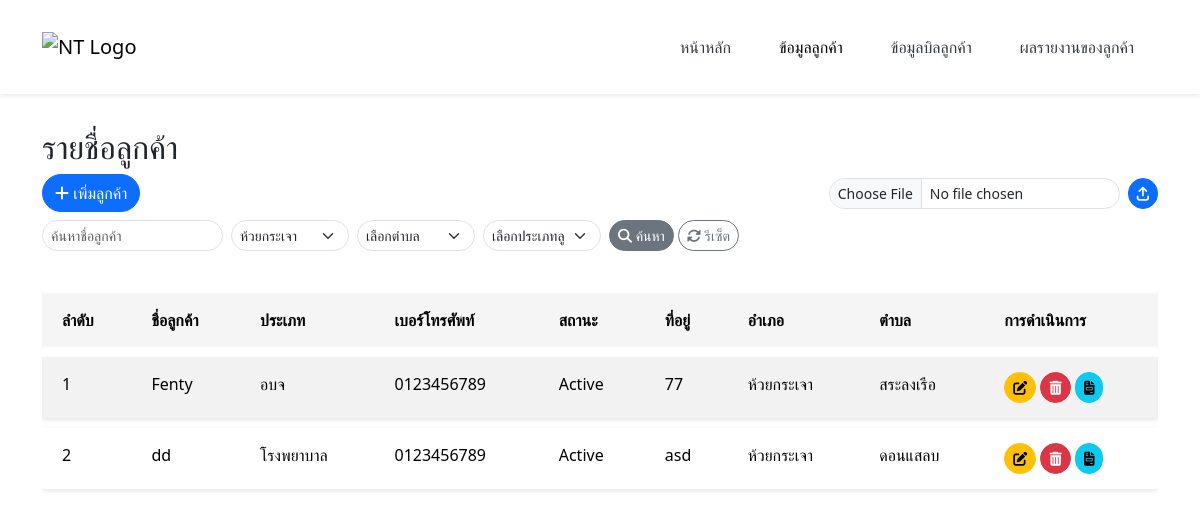
The app's page /page/customer.php?filter_amphure=7113 with its own data.
### tables this page shows
CREATE TABLE `customer` (
  `customer_id` int(11) NOT NULL,
  `customer_name` char(100) DEFAULT NULL,
  `customer_type` enum('เทศบาลเมือง','เทศบาลตำบล','อบจ','อบต','บริษัทเอกชน','โรงพยาบาล','วัด','มูลนิธิ','โรงเรียนประถม','โรงเรียนมัธยม','โรงเรียนเอกชน','วิทยาลัย','มหาวิทยาลัย') DEFAULT NULL,
  `customer_phone` varchar(255) DEFAULT NULL,
  `customer_status` enum('Active','Inactive') DEFAULT NULL,
  `address_id` int(11) DEFAULT NULL,
  `create_at` datetime DEFAULT current_timestamp(),
  `update_at` date NOT NULL
);

CREATE TABLE `address` (
  `address_id` int(11) NOT NULL,
  `address_text` text DEFAULT NULL,
  `amphure_id` int(11) DEFAULT NULL,
  `thambon_id` int(11) DEFAULT NULL
);

CREATE TABLE `amphure` (
  `amphure_id` int(11) NOT NULL,
  `amphure_name` varchar(255) DEFAULT NULL,
  `province_id` int(11) DEFAULT NULL
);

CREATE TABLE `thambon` (
  `thambon_id` int(11) NOT NULL,
  `thambon_name` varchar(255) DEFAULT NULL,
  `zip_code` varchar(10) DEFAULT NULL,
  `amphure_id` int(11) DEFAULT NULL
);

### functions/customer_functions.php (called while the page is built, shortened)
<?php
function getCustomers($pdo, $filters = []) {
    $query = "
        SELECT c.customer_id, c.customer_name, c.customer_type, c.customer_phone, c.customer_status,
               c.create_at, c.update_at, a.address_text, a.amphure_id, a.thambon_id,
               am.amphure_name, t.thambon_name
        FROM customer c
        JOIN address a ON c.address_id = a.address_id
        JOIN amphure am ON a.amphure_id = am.amphure_id
        JOIN thambon t ON a.thambon_id = t.thambon_id
        WHERE 1=1
    ";
    $params = [];
    if (!empty($filters['filter_amphure'])) {
        $query .= " AND a.amphure_id = :amphure_id";
        $params[':amphure_id'] = $filters['filter_amphure'];
    }
    $query .= " ORDER BY c.customer_id";
    $stmt = $pdo->prepare($query);
    $stmt->execute($params);
    return $stmt->fetchAll(PDO::FETCH_ASSOC);
}
function getAmphures($pdo) {
    $stmt = $pdo->prepare("SELECT amphure_id, amphure_name FROM amphure ORDER BY amphure_name ASC");
    $stmt->execute();
    return $stmt->fetchAll(PDO::FETCH_ASSOC);
}
?>

### page/customer.php (the view, shortened to what this page needs)
<?php
require_once '../config/condb.php';
require_once '../functions/customer_functions.php';
$filters = [
  'search_name' => $_GET['search_name'] ?? null,
  'filter_amphure' => $_GET['filter_amphure'] ?? null,
  'filter_thambon' => $_GET['filter_thambon'] ?? null,
  'filter_customer_type' => $_GET['filter_customer_type'] ?? null
];
$customers = getCustomers($pdo, $filters);
$amphures = getAmphures($pdo);
?>
<!DOCTYPE html>
<html lang="en">
<head>
    <link rel="stylesheet" href="https://cdnjs.cloudflare.com/ajax/libs/font-awesome/6.4.2/css/all.min.css">
    <link href="https://cdn.jsdelivr.net/npm/bootstrap@5.3.3/dist/css/bootstrap.min.css" rel="stylesheet">
    <?php include '../components/header.php'; ?>
</head>
<body>
<div class="container mt-5">
    <h2>รายชื่อลูกค้า</h2>
    <div class="mb-3 d-flex flex-wrap justify-content-between align-items-center gap-2">
        <div>
            <button class="btn btn-primary rounded-pill" data-bs-toggle="modal" data-bs-target="#customerModal">
                <i class="fas fa-plus"></i> เพิ่มลูกค้า
            </button>
        </div>
        <form action="" method="post" enctype="multipart/form-data" class="d-flex align-items-center gap-2">
    <input type="file" name="excel" class="form-control form-control-sm rounded-pill" id="excelFile" accept=".xls, .xlsx" required>
    <button type="submit" name="import" class="btn btn-primary btn-sm rounded-pill">
        <i class="fa-solid fa-arrow-up-from-bracket"></i>
    </button>
</form>
        <div class="mb-3">
            <form method="get" class="row gx-2 gy-2 align-items-center">
                <div class="col-md-3">
                    <input type="text" name="search_name" class="form-control form-control-sm rounded-pill" placeholder="ค้นหาชื่อลูกค้า" value="<?php echo htmlspecialchars($filters['search_name'] ?? ''); ?>">
                </div>
                <div class="col-md-2">
                    <select name="filter_amphure" class="form-select form-select-sm rounded-pill" id="filterAmphure">
                        <?php foreach($amphures as $amphure): ?>
                            <option value="<?php echo htmlspecialchars($amphure['amphure_id']); ?>" <?php echo (isset($filters['filter_amphure']) && $filters['filter_amphure'] == $amphure['amphure_id']) ? 'selected' : ''; ?>>
                                <?php echo htmlspecialchars($amphure['amphure_name']); ?>
                            </option>
                        <?php endforeach; ?>
                    </select>
                </div>
                <div class="col-md-2">
                    <select name="filter_thambon" class="form-select form-select-sm rounded-pill" id="filterThambon">
                        <option value="">เลือกตำบล</option>
                    </select>
                </div>
                <div class="col-md-2">
                    <select name="filter_customer_type" class="form-select form-select-sm rounded-pill" id="filterCustomerType">
                        <option value="">เลือกประเภทลูกค้า</option>
                    </select>
                </div>
                <div class="col-md-auto">
                    <button type="submit" class="btn btn-secondary btn-sm rounded-pill">
                        <i class="fas fa-search"></i> ค้นหา
                    </button>
                    <a href="customer.php" class="btn btn-outline-secondary btn-sm rounded-pill">
                        <i class="fas fa-sync-alt"></i> รีเซ็ต
                    </a>
                </div>
            </form>
        </div>
    </div>
    <table class="table table-striped custom-table">
        <thead>
        <tr>
            <th>ลำดับ</th>
            <th>ชื่อลูกค้า</th>
            <th>ประเภท</th>
            <th>เบอร์โทรศัพท์</th>
            <th>สถานะ</th>
            <th>ที่อยู่</th>
            <th>อำเภอ</th>
            <th>ตำบล</th>
            <th>การดำเนินการ</th>
        </tr>
        </thead>
        <tbody>
        <?php foreach($customers as $index => $customer): ?>
            <tr>
                <td><?php echo $index + 1; ?></td>
                <td><?php echo htmlspecialchars($customer['customer_name']); ?></td>
                <td><?php echo htmlspecialchars($customer['customer_type']); ?></td>
                <td><?php echo htmlspecialchars($customer['customer_phone']); ?></td>
                <td><?php echo htmlspecialchars($customer['customer_status']); ?></td>
                <td><?php echo htmlspecialchars($customer['address_text']); ?></td>
                <td><?php echo htmlspecialchars($customer['amphure_name']); ?></td>
                <td><?php echo htmlspecialchars($customer['thambon_name']); ?></td>
                <td>
                    <button class="btn btn-sm btn-warning rounded-pill edit-customer" data-bs-toggle="modal" data-bs-target="#customerModal" data-customer-id="<?php echo $customer['customer_id']; ?>" data-customer-name="<?php echo htmlspecialchars($customer['customer_name']); ?>" data-customer-type="<?php echo htmlspecialchars($customer['customer_type']); ?>" data-customer-phone="<?php echo htmlspecialchars($customer['customer_phone']); ?>" data-customer-status="<?php echo htmlspecialchars($customer['customer_status']); ?>" data-address-text="<?php echo htmlspecialchars($customer['address_text']); ?>" data-amphure-id="<?php echo $customer['amphure_id']; ?>" data-thambon-id="<?php echo $customer['thambon_id']; ?>" data-create-at="<?php echo htmlspecialchars($customer['create_at']); ?>">
                        <i class="fas fa-edit"></i>
                    </button>
                    <a href="customer.php?delete_customer_id=<?php echo $customer['customer_id']; ?>" class="btn btn-sm btn-danger rounded-pill" onclick="return confirm('คุณต้องการลบข้อมูลลูกค้าหรือไม่?')">
                        <i class="fas fa-trash-alt"></i>
                    </a>
                    <a href="bill.php?customer_id=<?php echo $customer['customer_id']; ?>" class="btn btn-sm btn-info rounded-pill">
                        <i class="fas fa-file-invoice"></i>
                    </a>
                </td>
            </tr>
        <?php endforeach; ?>
        </tbody>
    </table>
</div>
</body>
</html>

### components/header.php (style rules this page uses)
body { padding-top: 80px; }

### page/customer.php (style rules this page uses)
body { padding-top: 80px; }
.custom-table { border-collapse: separate; border-spacing: 0 10px; border-radius: 10px; overflow: hidden; }
.custom-table th, .custom-table td { border: none; padding: 15px 20px; white-space: nowrap; overflow: hidden; text-overflow: ellipsis; }
.custom-table th { background-color: #f5f5f5; font-weight: 600; }
.custom-table tbody tr { background-color: white; box-shadow: 0 2px 5px rgba(0, 0, 0, 0.1); }
.custom-table tbody tr:nth-child(even) { background-color: #f9f9f9; }

### records on screen
customer: customer_name "Fenty", customer_type "อบจ", customer_phone "0123456789", customer_status "Active", address.address_text "77", amphure.amphure_name "ห้วยกระเจา", thambon.thambon_name "สระลงเรือ"
customer: customer_name "dd", customer_type "โรงพยาบาล", customer_phone "0123456789", customer_status "Active", address.address_text "asd", amphure.amphure_name "ห้วยกระเจา", thambon.thambon_name "ดอนแสลบ"

### other values on screen
form field filter_amphure "ห้วยกระเจา"
